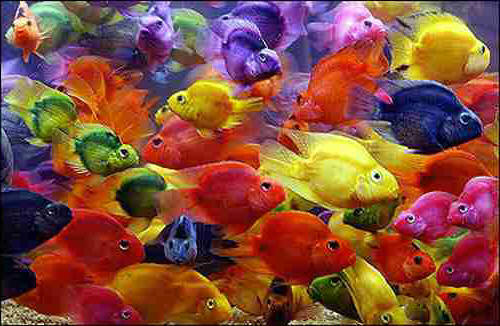
%> input picture prog_assignments/hw06/fish.jpg, 500 x 326 px
$ octave colorQuantizeMain.m   (GNU Octave 9; MATLAB toolbox functions it lacks are replaced by stand-ins)
%> lines starting %> are read from the running program, lines starting %| are printed output that depends on the picture; in (x1, y1, x2, y2) boxes, pixels count from 0 and x2, y2 are one past the last pixel; in counts of white or black regions, pixels touching at a corner belong together; the program's own positions count from 1
### prog_assignments/hw06/quantizeRGB.m
function [outputImg, meanColors, clusterIds] = quantizeRGB(origImg, k)
% QUANTIZERGB - Given an RGB image, perform clustering in the 3-dimensional RGB space,
%   and map each pixel in the input image to its nearest k-means center.
%   That is, replace the RGB value at each pixel with its nearest cluster's average RGB value.

%%%%%%%%%%%%%%%%%%%%%%%%%%%%%%%%%%%%%%%%%%%%%%%%%%%%%%%
%%%%% 1.a. -> get k-means image representation %%%%%%%%
%%%%%%%%%%%%%%%%%%%%%%%%%%%%%%%%%%%%%%%%%%%%%%%%%%%%%%%
% read in the image
%im = imread('/CS1674-HW06/fish.jpg');
im = origImg;

% make sure image is of type double, so we can feed it to kmeans
im2 = im2double(im);

% find the number of pixels we need to reshape our matrix
numpixels = size(im,1) * size(im,2);

% create a matrix with the RGB features as rows
X = reshape(im2, numpixels, 3);

% run k-means and get our IDS and centroid locations
% k=2; % with a k of 2
[IDX, C] = kmeans(X, k); % C is the colormap we pass to imwrite

% cast IDX back to uint8, since that's what we need for saving output
ids = uint8(IDX);

% cast our image back to its orginal shape, now that we are done with
% kmeans algorithm
result_image = reshape(ids, size(im,1), size(im,2));

% Now, we are saving an image with results in range [1,2] in each pixel
% value...
% BUT our color-map is on range [0, 1]...
% SO --> we need to **subtract 1** before we write out, so that our color-map
% is using the same value range as our indices in the image.
% otherwise, everything will just be 1 color, and one color only.
result_image_norm = result_image - 1;

% UNCOMMENT TO VIEW OR SAVE
%imshow(result_image_norm, C);
%imwrite(result_image_norm, C, 'fish_quantized.png');
%%%%%%%%%%%%%%%%%%%%%%%%%%%%%%%%%%%%%%%%%%%%%%%%%%%%%%%
%%%%%%%%%%%%%%%%%%%%%%%%%%%%%%%%%%%%%%%%%%%%%%%%%%%%%%%


%%%%%%%%%%%%%%%%%%%%%%%%%%%%%%%%%%%%%%%%%%
%%%%%%%%%%% SET RETURN VALUES %%%%%%%%%%%%
%%%%%%%%%%%%%%%%%%%%%%%%%%%%%%%%%%%%%%%%%%
outputImg = result_image_norm;
meanColors = C;
clusterIds = ids;
%%%%%%%%%%%%%%%%%%%%%%%%%%%%%%%%%%%%%%%%%%
%%%%%%%%%%%%%%%%%%%%%%%%%%%%%%%%%%%%%%%%%%


end

### prog_assignments/hw06/computeQuantizationError.m
function [ error ] = computeQuantizationError( origImg, quantizedImg )
%computeQuantizationError - Finds the Euclidean distance between the original RGB ppixel values
%   and the quantized values (SSD errror, or sum of squared distances)
%
%   INPUTS
%   orgImg - RGB image of type uint8
%   quantizedImg - RGB image of type uint8
%
%   OUTPUTS
%   error - scalar giving the total SSD error across the image
%
%

% get the original image as a vector
v1 = origImg(:);

% get a vector of our quantized image and replicate it 3x,
% once for each RGB channel, so that we can do a fair comparison
v_temp = quantizedImg(:);
v_rgb = [v_temp; v_temp; v_temp];
v2 = v_rgb(:);

% do an element-wise subtraction
diffs = v1-v2;

% do element wise squaring
squared_diffs = diffs.^2;

% get the sum
SSD = sum(squared_diffs);

% set error=SSD
error=SSD;

end

### prog_assignments/hw06/colorQuantizeMain.m
%%%%%%%%%%%%%%%%%%%%%%%%%%%%%%%%%%%%%%%%%%%%%%%%%%%%%%%%%%%%%%%%%%%%%%%
% @author:  Anthony (Tony) Poerio (adp59@pitt.edu)
%
% CS1674 - Computer Vision
% Programming Assignment #6
% Fall 2016
%
%   Color Quantization with K-Means
%%%%%%%%%%%%%%%%%%%%%%%%%%%%%%%%%%%%%%%%%%%%%%%%%%%%%%%%%%%%%%%%%%%%%%%


% Part I
% Find and Display K-means on Fish Image
origImg = imread('/CS1674-HW06/fish.jpg');
%> origImg is the input picture: size 326x500x3 uint8; mean R, G, B 132.5, 77.5, 60.6

for k=2:5
    [outputImg, meanColors, clusterIds] = quantizeRGB(origImg, k);
    figure; imshow(outputImg, meanColors); title(strcat('Quantized Fish Image for K= ', num2str(k)));
    quantizedImg = outputImg;
    [ error ] = computeQuantizationError( origImg, quantizedImg );
    fprintf('Error for k=%u is %u\n', k, error);
end
%> this loop made 4 passes
%> (meanColors, SSD in computeQuantizationError, error) on passes 1 to 2: ([0.43 0.179 0.154; 0.712 0.572 0.417], 111287503, 111287503), ([0.716 0.613 0.482; 0.228 0.163 0.243; 0.606 0.228 0.1], 109732740, 109732740)
%> (SSD in computeQuantizationError, error) on passes 3 to 4: (110041140, 110041140), (110364279, 110364279)
%| Error for k=2 is 111287503
%| Error for k=3 is 109732740
%| Error for k=4 is 110041140
%| Error for k=5 is 110364279
%> pass 1, in quantizeRGB, `result_image = reshape(ids, size(im,1), size(im,2));`:
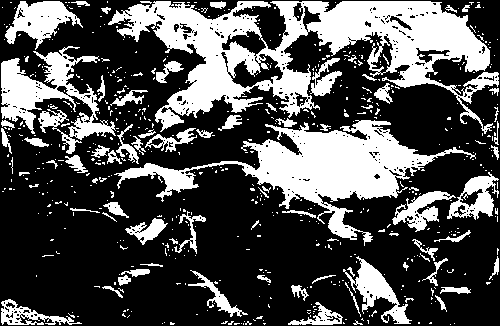
%> result_image: size 326x500 uint8; values 1 (black) and 2 (white), 31.8% white; 607 white regions (529 under 20 px), largest, box (x1, y1, x2, y2) and area: (108, 1, 499, 134) 20093, (114, 120, 476, 246) 11769, (1, 46, 116, 154) 4538
%> pass 1, `imshow(outputImg, meanColors)`:
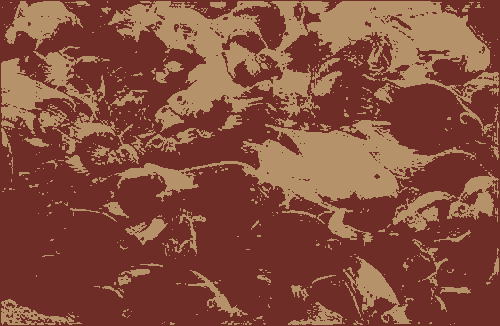
%> displayed picture: size 326x500x3, on the screen's scale of 0 to 255; mean R, G, B 132.6, 77.8, 60.3
